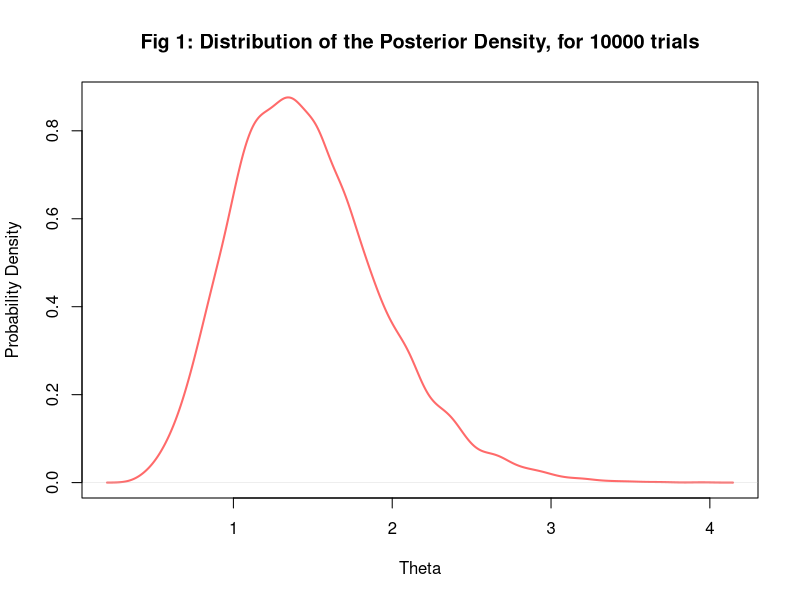
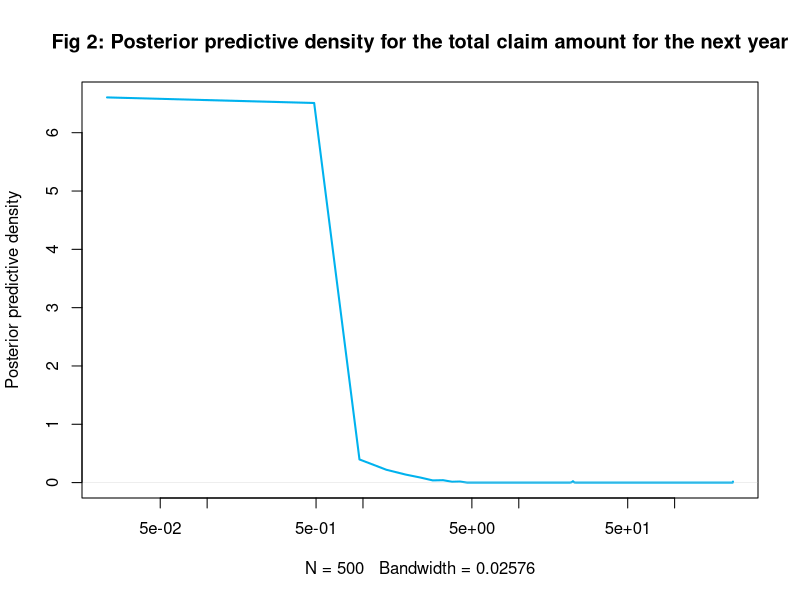

Write the R code that produced these figures, in order. (Note: this script raises an error after producing the figures.)
# sample data
x <- c(
    0.324,
    0.177,
    0.163,
    0.317,
    0.326,
    0.174,
    0.321,
    0.115,
    0.108,
    0.133
)

n <- length(x)
xMin <- 0.1

# calculate beta
b <- 0 
for (i in 1:n) {
    b <- b + log(x[i])
}
b <- b - n*log(xMin)

# calculate alpha
a <- n 

trials <- 10000


# Plot posterior density

postDensity <- 0
for (i in 1:trials) {
    postDensity[i] <- rgamma(1, a, b)
}
plot(density(postDensity),
     main = "Fig 1: Distribution of the Posterior Density, for 10000 trials",
     xlab="Theta",
     ylab="Probability Density",
     col="indianred1",
     lwd=2)

summary(postDensity)


# Simulate posterior predictive density
y <- 0
for (i in 1:500) {
    y[i] <- 0
    
    while (y[i] < 0.1) {
        u <- runif(1, 0, 1)
        theta <- rgamma(1, n, b)
        y[i] <- xMin / ( (1-u)^(1/theta) )
    }
}


plot(density(y), 
    log="x", 
    type='l',
    main = "Fig 2: Posterior predictive density for the total claim amount for the next year",
    ylab = "Posterior predictive density",
    #xlab = "Total claim amount predicted for the next year",
    col="deepskyblue2",
    lwd=2)

summary(y)


# Estimate probability that y exceeds £1m

y <- 0
for (i in 1:10000) {
    y[i] <- 0
    
    while (y[i] < 0.1) {
        u <- runif(1, 0, 1)
        theta <- rgamma(1, n, b)
        y[i] <- xMin / ( (1-u)^(1/theta) )
    }
}

probest <- (y > 1) %>% sum() / 10000


# Calculate reserve value
reserve <- quantile(y, 0.99)
probRes <- (y > reserve) %>% sum() / trials

